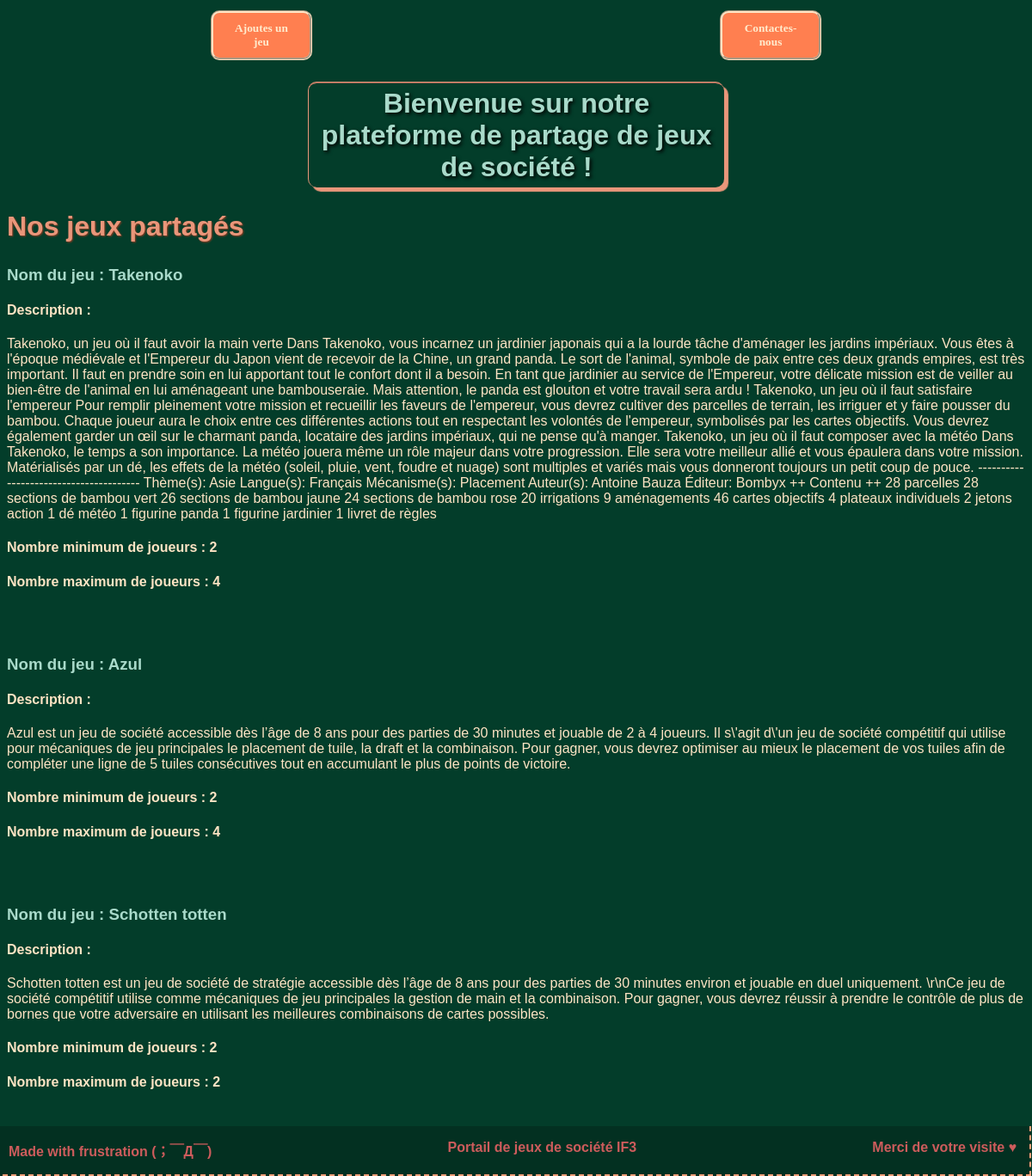
The page / on the database its author committed.
### tables this page shows
CREATE TABLE `boardgame` (
  `id_game` int(11) NOT NULL,
  `FK_id_player` int(11) NOT NULL,
  `Name` varchar(50) NOT NULL,
  `Description` text NOT NULL,
  `Min_players` tinyint(4) NOT NULL DEFAULT '1',
  `Max_players` tinyint(11) NOT NULL DEFAULT '1'
);

### JeuModel.php (called while the page is built, shortened)
<?php
include_once 'DBConnection.php';
include_once 'Jeu.php';
class JeuModel {
    private PDO $myPDO;
    function __construct()
    {
        $this->myConnection = new DBConnection("projet_site_jeux_de_societe");
        $this->myPDO= $this->myConnection->open();
    }
    function getAllGames() : Array {
        $query= "
                SELECT * FROM boardgame ;
         ";
        $request= $this->myPDO->prepare($query);
        $request->execute();
        $result = $request->fetchAll();
        $allGames = [];
        foreach ($result as $aLineTableGame) {
            $aGame = new Jeu($aLineTableGame["Name"], $aLineTableGame["Description"], $aLineTableGame["Min_players"], $aLineTableGame["Max_players"]);
            $allGames [] = $aGame;
        }
        return $allGames;
    }
}

### DBConnection.php (called while the page is built, shortened)
<?php
class DBConnection {
    public string $db_name;
    public int $port;
    public string $host;
    public string $username;
    public string $password;
    public PDO $mysqlConnection;
    function __construct(string $target_db_name)
    {
        $this->db_name = $target_db_name;
        $this->port = 3307;
        $this->host = "localhost";
        $this->username = "root";
        $this->password = "root";
    }
     function open(): PDO {
        try {
            $this->mysqlConnection = new PDO(
                sprintf('mysql:host=%s;dbname=%s;port=%s',
                $this->host,
                $this->db_name,
                $this->port),
                $this->username,
                $this->password
            );
            $this->mysqlConnection->setAttribute(PDO::ATTR_ERRMODE, PDO::ERRMODE_EXCEPTION);
        } catch(Exception $exception) {
            die('Oops, something went wrong when opening DB connection : '.$exception->getMessage());
        }
        return $this->mysqlConnection;
    }
}

### Jeu.php (called while the page is built, shortened)
<?php
class Jeu{
    function __construct(string $nomJeu, string $description, int $minJoueurs, int $maxJoueurs){
        $this->nom=$nomJeu;
        $this->description=$description;
        $this->min_joueurs=$minJoueurs;
        $this->max_joueurs=$maxJoueurs;
    }
}

### home.php (the view, shortened to what this page needs)
<!DOCTYPE html>
<html lang="fr">
<head>
    <link rel="stylesheet" href="CSS/style.css">
</head>
<body>
    <h1>Bienvenue sur notre plateforme de partage de jeux de société !</h1>
    <h2>Nos jeux partagés</h2>
</body>
</html>
<?php
    include_once "nav.php";
    include_once "JeuModel.php";
    $model = new JeuModel();
    $toutLesJeux = $model->getAllGames();
    foreach ($toutLesJeux as $unJeu){
        echo "<h3>Nom du jeu : $unJeu->nom</h3>";
        echo "<h4>Description : </h4> $unJeu->description
            <h4>Nombre minimum de joueurs : $unJeu->min_joueurs</h4>
            <h4>Nombre maximum de joueurs : $unJeu->max_joueurs</h4></br></br>";
    }
?>

### CSS/style.css (style rules this page uses)
body { background-color: rgb(3, 61, 42); color:bisque; font-family: 'Corbel', 'Candara', 'Bahnschrift', sans-serif; }
h1 { color:rgb(169, 218, 202); margin-left: auto; margin-right: auto; text-align: center; text-shadow: 2px 2px 4px black; box-shadow: 5px 5px 1px darksalmon; border-radius: 10px; border-top: 2px ridge darksalmon; border-left: 1px ridge darksalmon; padding: 5px; padding-block-start: 5px; padding-block-end: 5px; width: 40%; }
h2 { color:darksalmon; text-align: left; text-shadow: 1px 1px 2px rgb(140, 60, 35); font-size: xx-large; }
h3 { color:rgb(169, 218, 202); text-align: left; }

### rows shown on the page
boardgame: Name "Takenoko", Description "Takenoko, un jeu où il faut avoir la main verte Dans Takenoko, vous incarnez un jardinier japonais qui a la lourde tâche d'aménager les jardins impériaux. Vous êtes à l'époque médiévale et l'Empereur du Japon vient de recevoir de la Chine, un grand panda. Le sort de l'animal, symbole de paix entre ces deux grands empires, est très important. Il faut en prendre soin en lui apportant tout le confort dont il a besoin. En tant que jardinier au service de l'Empereur, votre délicate mission est de veiller au bien-être de l'animal en lui aménageant une bambouseraie. Mais attention, le panda est glouton et votre travail sera ardu ! Takenoko, un jeu où il faut satisfaire l'empereur Pour remplir…", Min_players "2", Max_players "4"
boardgame: Name "Azul", Description "Azul est un jeu de société accessible dès l’âge de 8 ans pour des parties de 30 minutes et jouable de 2 à 4 joueurs. Il s\\'agit d\\'un jeu de société compétitif qui utilise pour mécaniques de jeu principales le placement de tuile, la draft et la combinaison. Pour gagner, vous devrez optimiser au mieux le placement de vos tuiles afin de compléter une ligne de 5 tuiles consécutives tout en accumulant le plus de points de victoire.", Min_players "2", Max_players "4"
boardgame: Name "Schotten totten", Description "Schotten totten est un jeu de société de stratégie accessible dès l’âge de 8 ans pour des parties de 30 minutes environ et jouable en duel uniquement. \\r\\nCe jeu de société compétitif utilise comme mécaniques de jeu principales la gestion de main et la combinaison. Pour gagner, vous devrez réussir à prendre le contrôle de plus de bornes que votre adversaire en utilisant les meilleures combinaisons de cartes possibles.", Min_players "2", Max_players "2"
